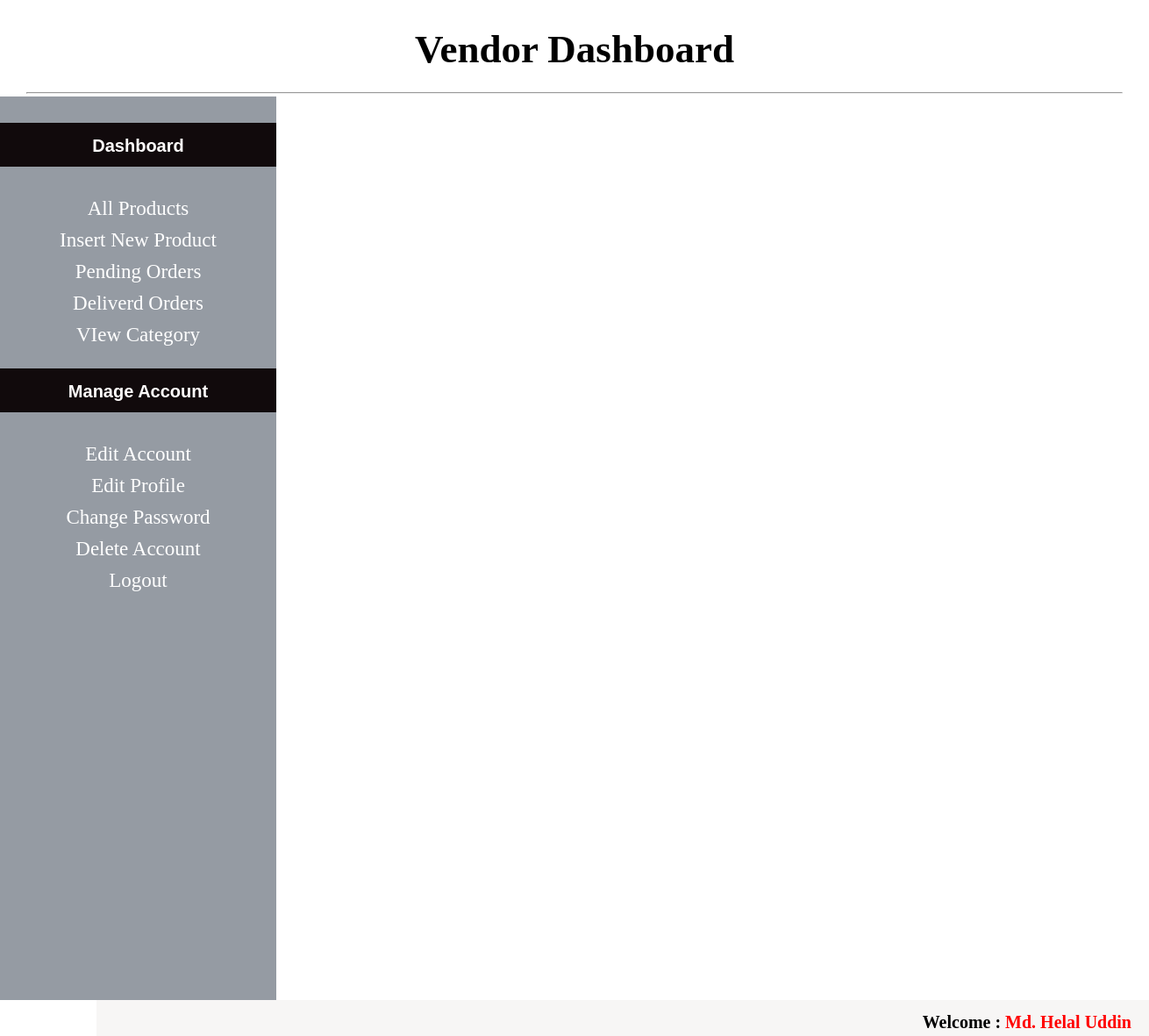
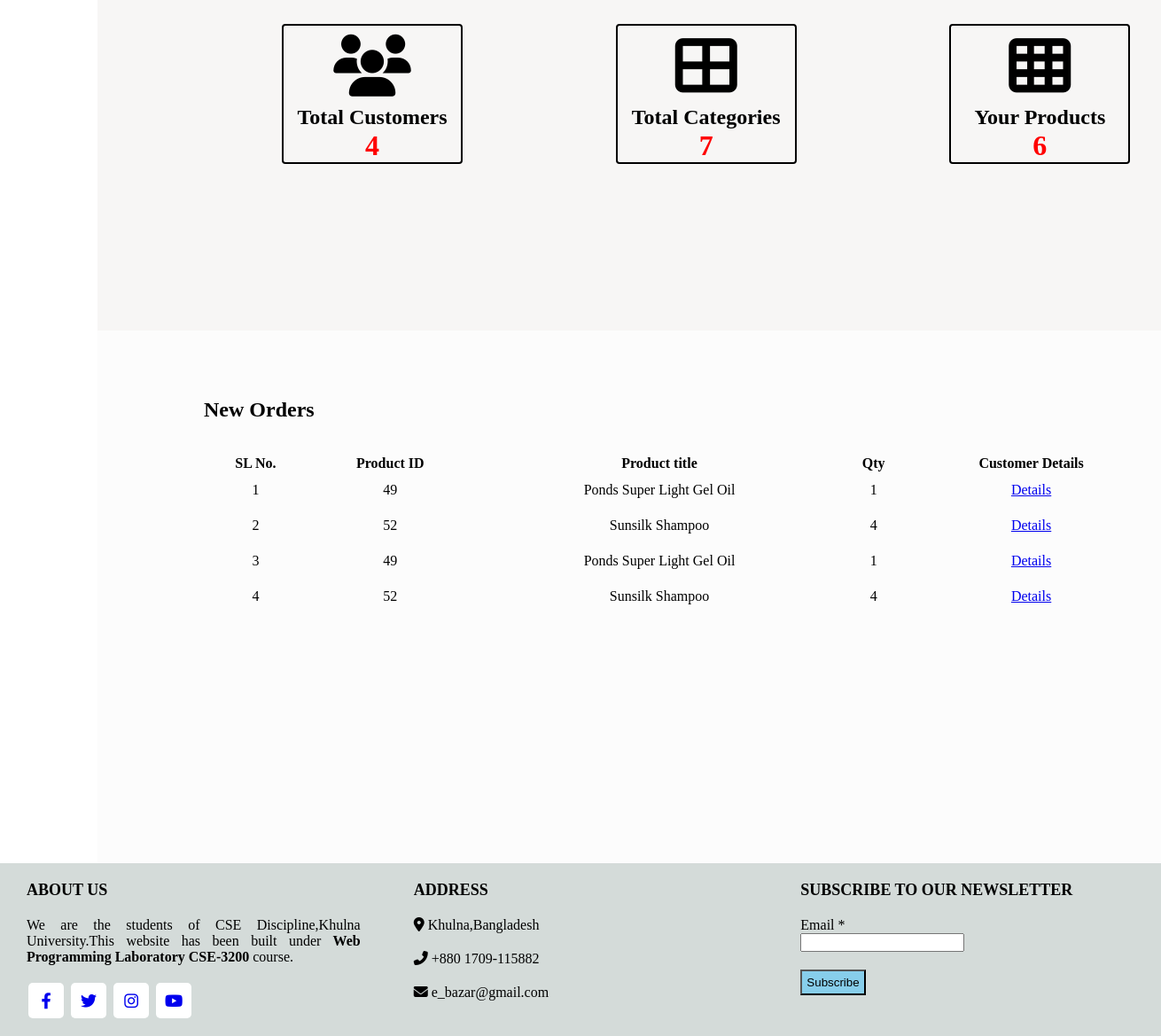
/vendor_area/index.php?view_orders (signed in), run on the app's committed database (2 pictures, top to bottom).
### tables this page shows
CREATE TABLE `products` (
  `product_id` int(100) NOT NULL,
  `product_cat` int(100) NOT NULL,
  `product_title` varchar(225) NOT NULL,
  `product_price` int(100) NOT NULL,
  `product_desc` text NOT NULL,
  `product_image` text NOT NULL,
  `product_keywords` text NOT NULL,
  `vendor_id` int(20) NOT NULL
);

CREATE TABLE `order_new` (
  `order_id` int(10) NOT NULL,
  `pro_id` int(10) NOT NULL,
  `qty` int(10) NOT NULL,
  `visible` int(10) NOT NULL DEFAULT 0
);

### vendor_area/view_orders.php (the view)
<div class="view_product_box">
<br><br>
<h2>New Orders</h2><br><br>
<form action="" method="post" enctype="multipart/form-data"style="padding-bottom:130px;">
<table width="100%">
 <thead>
  <tr>
   <th>SL No.</th>
   <th>Product ID</th>
   <th>Product title</th>
   <th>Qty</th>
  <th>Customer Details</th>
  </tr>
 </thead>
 <?php
 $v_id=$_SESSION['vendor_id'];
 $all_products = mysqli_query($con,"
    select product_id,product_title,qty,order_id from products,order_new where products.product_id=order_new.pro_id and products.vendor_id='$v_id'and order_new.visible=0 ");
 $i = 0;
 while($row=mysqli_fetch_array($all_products)){
 $pro_id=$row['product_id'];
 $pro_title=$row['product_title'];
 $pro_qty=$row['qty'];
 $order_id=$row['order_id'];
$i++;
 ?>
  <tr align="center">
   <td style="padding:10px;"><?php echo $i; ?></td>
   <td><?php echo $pro_id ?></td>
   <td><?php echo $pro_title ?></td>
   <td><?php echo $pro_qty ?></td>
      <td><a href="index.php?details=<?php echo  $order_id;?>">Details</a></td>
 <?php }?>
</table>
</form>
</div>

### data on the page
products: product_id "49", product_title "Ponds Super Light Gel Oil", order_new.qty "1"
products: product_id "52", product_title "Sunsilk Shampoo", order_new.qty "4"

### other printed values
$_SESSION['vendor_name'] "Md. Helal Uddin"
$count "4"
$count "7"
$count "6"
